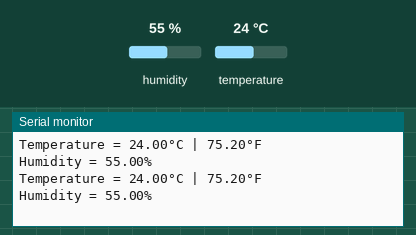
The sketch below on a simulated Arduino Uno, built with avr-gcc and run on an emulated ATmega328P. Parts: the last lines printed to the serial monitor. The test bench sets the inputs (shaded band); at power-on: humidity 55 %, temperature 24 °C.

Above: at 2.8 s.
2.9 s: humidity set to 22 %
At 4.4 s:
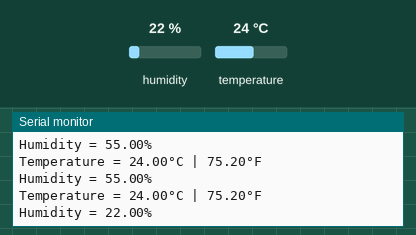
5.6 s: temperature set to 12 °C
At 6.9 s:
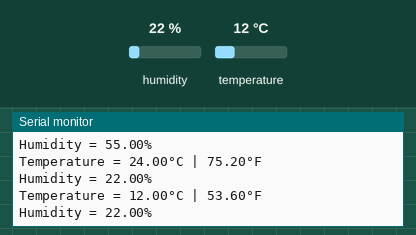
8.3 s: humidity set to 40 %
At 10.5 s:
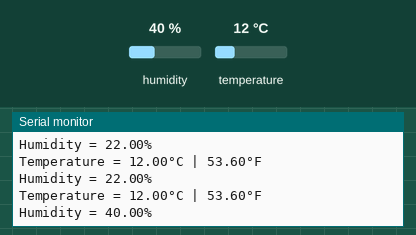
Timing chart, 0 to 12.0 s (numbered marks = the images above; inputs shaded):
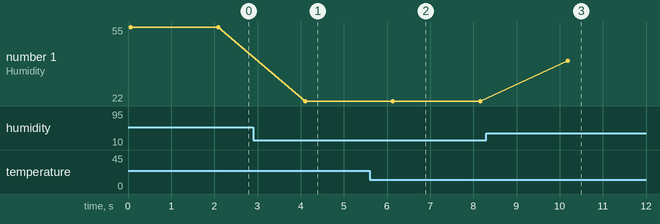

Measured:
- after the input at 2.9 s, the serial monitor: prints a new line after 1.2 s (image 1)
- after the input at 5.6 s, the serial monitor: prints a new line after 0.50 s (image 2)
- after the input at 8.3 s, the serial monitor: prints a new line after 1.9 s (image 3)
- plotted number 1: 55 → 22 after the input at 2.9 s, 22 → 40 after the input at 8.3 s

The sketch:

dht11.ino
```cpp
#include <dht.h>
#define outPin 7

dht DHT;

void setup() {
  Serial.begin(9600);
}

void loop() {
  int readData = DHT.read11(outPin);

	float t = DHT.temperature;        // Read temperature
	float h = DHT.humidity;           // Read humidity

	Serial.print("Temperature = ");
	Serial.print(t);
	Serial.print("°C | ");
	Serial.print((t*9.0)/5.0+32.0);        // Convert celsius to fahrenheit
	Serial.println("°F ");
	Serial.print("Humidity = ");
	Serial.print(h);
	Serial.println("% ");
	Serial.println("");

	delay(2000);
}
```
